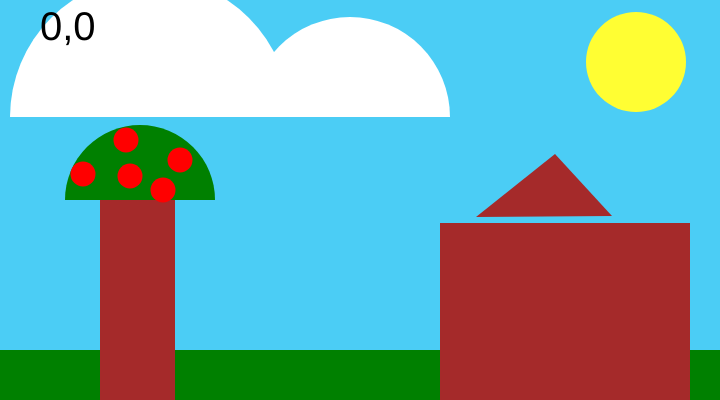
Frame 1 (no input)
Frame 60 (no input): identical to frame 1, image omitted
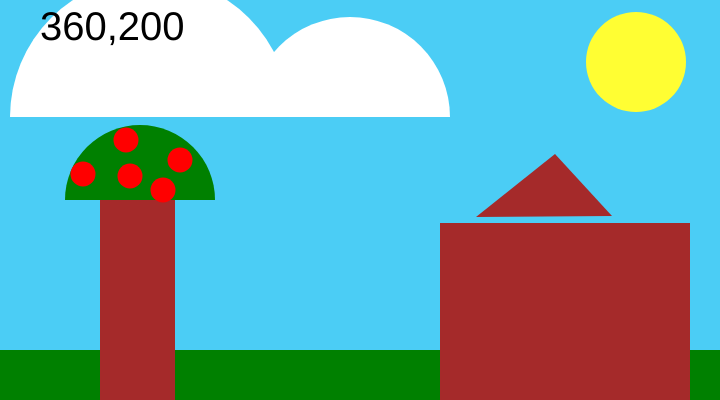
Frame 120 (the mouse pressed at the canvas centre since frame 60)

The p5.js sketch that drew these frames (run headless with seeded random() and noise() and a simulated clock; from frame 60 on, the mouse is pressed at the canvas centre):

// p5.js sketch
// ── sketch.js
function setup() {
  // put setup code here
    createCanvas(720, 400);
}

function draw() {
  // put drawing code here

  background(75, 205, 245);
  noStroke();



  fill('green');
  rect(0, 350, 750, 300);
  fill('brown');
  rect(100, 200, 75, 250);
  fill("green");
  arc(140, 200, 150, 150, PI, TWO_PI);
  fill('brown');
  rect(440, 223, 250,250);
  triangle(555, 154, 476, 217, 612, 216);



  fill(255, 254, 51);
  ellipse(636, 62, 100, 100);
fill('red')
ellipse(130, 176, 25, 25)
fill('red')
ellipse(180, 160, 25, 25)
fill('red')
ellipse(163, 190, 25, 25)
fill('red')
ellipse(83, 174, 25, 25)
fill('red')
ellipse(126, 140, 25, 25)

  fill(255);
  arc(150, 117, 280, 280, PI, TWO_PI);
  fill(255);
  arc(350, 117, 200, 200, PI, TWO_PI);
  fill(0) ;
  textSize(40)
  text(mouseX + "," + mouseY, 40,40) ;
}
